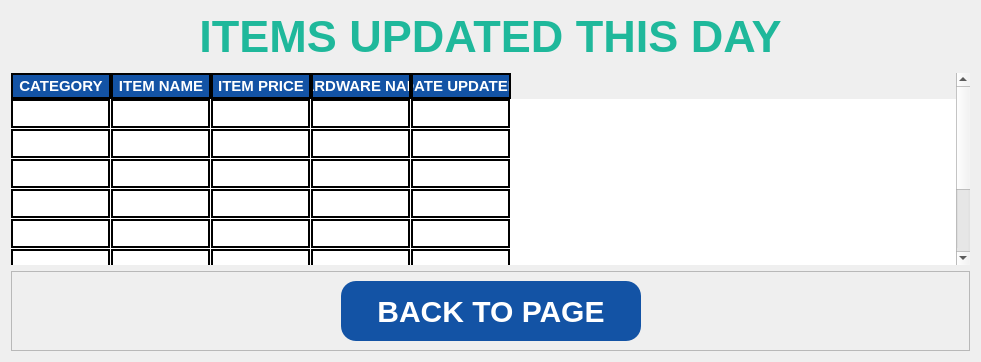
     <widget class="QWidget" name="page_14">
      <layout class="QVBoxLayout" name="verticalLayout_21">
       <item>
        <widget class="QLabel" name="label_26">
         <property name="minimumSize">
          <size>
           <width>0</width>
           <height>50</height>
          </size>
         </property>
         <property name="maximumSize">
          <size>
           <width>16777215</width>
           <height>50</height>
          </size>
         </property>
         <property name="styleSheet">
          <string notr="true">font-family: Segoe UI;
font-weight: bold;
color: #1FB89B;
font-size: 45px;
border-color: white;</string>
         </property>
         <property name="text">
          <string>ITEMS UPDATED THIS DAY</string>
         </property>
         <property name="alignment">
          <set>Qt::AlignCenter</set>
         </property>
        </widget>
       </item>
       <item>
        <widget class="QFrame" name="frame_34">
         <property name="frameShape">
          <enum>QFrame::StyledPanel</enum>
         </property>
         <property name="frameShadow">
          <enum>QFrame::Raised</enum>
         </property>
        </widget>
       </item>
       <item>
        <widget class="QTableWidget" name="items_updated_table">
         <property name="minimumSize">
          <size>
           <width>0</width>
           <height>0</height>
          </size>
         </property>
         <property name="maximumSize">
          <size>
           <width>16777215</width>
           <height>16777215</height>
          </size>
         </property>
         <property name="focusPolicy">
          <enum>Qt::NoFocus</enum>
         </property>
         <property name="styleSheet">
          <string notr="true">QTableWidget{
background-color: white;
gridline-color: black;
font-family: Segoe UI;
font-weight: bold;
color: black;
font-size: 15px;

	
}
QTableView::item {
border: 2px solid black;
}
QHeaderView::section{
background-color: #1353A5;
border: 2px solid black;
font: bold 15px Arial, serif;
color: rgb(255, 255, 255);
}
</string>
         </property>
         <property name="frameShape">
          <enum>QFrame::NoFrame</enum>
         </property>
         <property name="frameShadow">
          <enum>QFrame::Sunken</enum>
         </property>
         <property name="horizontalScrollBarPolicy">
          <enum>Qt::ScrollBarAlwaysOff</enum>
         </property>
         <property name="editTriggers">
          <set>QAbstractItemView::NoEditTriggers</set>
         </property>
         <property name="showGrid">
          <bool>true</bool>
         </property>
         <property name="gridStyle">
          <enum>Qt::NoPen</enum>
         </property>
         <property name="wordWrap">
          <bool>true</bool>
         </property>
         <property name="cornerButtonEnabled">
          <bool>true</bool>
         </property>
         <attribute name="horizontalHeaderHighlightSections">
          <bool>true</bool>
         </attribute>
         <attribute name="verticalHeaderVisible">
          <bool>false</bool>
         </attribute>
         <attribute name="verticalHeaderCascadingSectionResizes">
          <bool>false</bool>
         </attribute>
         <attribute name="verticalHeaderHighlightSections">
          <bool>true</bool>
         </attribute>
         <attribute name="verticalHeaderShowSortIndicator" stdset="0">
          <bool>false</bool>
         </attribute>
         <attribute name="verticalHeaderStretchLastSection">
          <bool>false</bool>
         </attribute>
         <row>
          <property name="text">
           <string>New Row</string>
          </property>
         </row>
         <row>
          <property name="text">
           <string>New Row</string>
          </property>
         </row>
         <row>
          <property name="text">
           <string>New Row</string>
          </property>
         </row>
         <row>
          <property name="text">
           <string>New Row</string>
          </property>
         </row>
         <row>
          <property name="text">
           <string>New Row</string>
          </property>
         </row>
         <row>
          <property name="text">
           <string>New Row</string>
          </property>
         </row>
         <row>
          <property name="text">
           <string>New Row</string>
          </property>
         </row>
         <row>
          <property name="text">
           <string>New Row</string>
          </property>
         </row>
         <column>
          <property name="text">
           <string>CATEGORY</string>
          </property>
         </column>
         <column>
          <property name="text">
           <string>ITEM NAME</string>
          </property>
         </column>
         <column>
          <property name="text">
           <string> ITEM PRICE </string>
          </property>
         </column>
         <column>
          <property name="text">
           <string>HARDWARE NAME</string>
          </property>
         </column>
         <column>
          <property name="text">
           <string>DATE UPDATED</string>
          </property>
         </column>
        </widget>
       </item>
       <item>
        <widget class="QFrame" name="frame_33">
         <property name="frameShape">
          <enum>QFrame::StyledPanel</enum>
         </property>
         <property name="frameShadow">
          <enum>QFrame::Raised</enum>
         </property>
         <layout class="QHBoxLayout" name="horizontalLayout_22">
          <item>
           <spacer name="horizontalSpacer_34">
            <property name="orientation">
             <enum>Qt::Horizontal</enum>
            </property>
            <property name="sizeHint" stdset="0">
             <size>
              <width>320</width>
              <height>20</height>
             </size>
            </property>
           </spacer>
          </item>
          <item>
           <widget class="QPushButton" name="items_updated_backPage_btn">
            <property name="minimumSize">
             <size>
              <width>300</width>
              <height>60</height>
             </size>
            </property>
            <property name="cursor">
             <cursorShape>PointingHandCursor</cursorShape>
            </property>
            <property name="styleSheet">
             <string notr="true">QPushButton{
background-color: #1353A5;
color: white;
font-family: Segoe UI;
font-weight: bold;
font-size: 30px;
border-radius: 15px;
}

QPushButton::hover{
text-decoration: underline;
background-color: #0B3163;
}</string>
            </property>
            <property name="text">
             <string>BACK TO PAGE</string>
            </property>
           </widget>
          </item>
          <item>
           <spacer name="horizontalSpacer_35">
            <property name="orientation">
             <enum>Qt::Horizontal</enum>
            </property>
            <property name="sizeHint" stdset="0">
             <size>
              <width>319</width>
              <height>20</height>
             </size>
            </property>
           </spacer>
          </item>
         </layout>
        </widget>
       </item>
      </layout>
     </widget>
